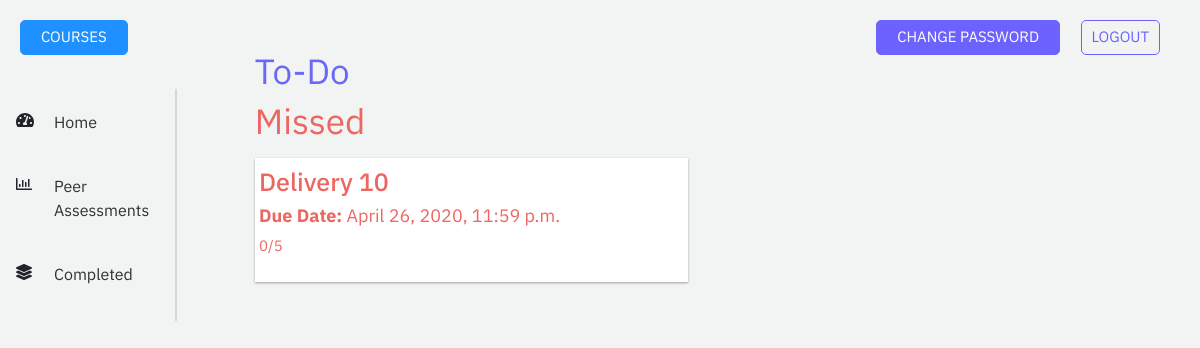
/4/peer-assessments (signed in), run on an earlier commit of the app's database.
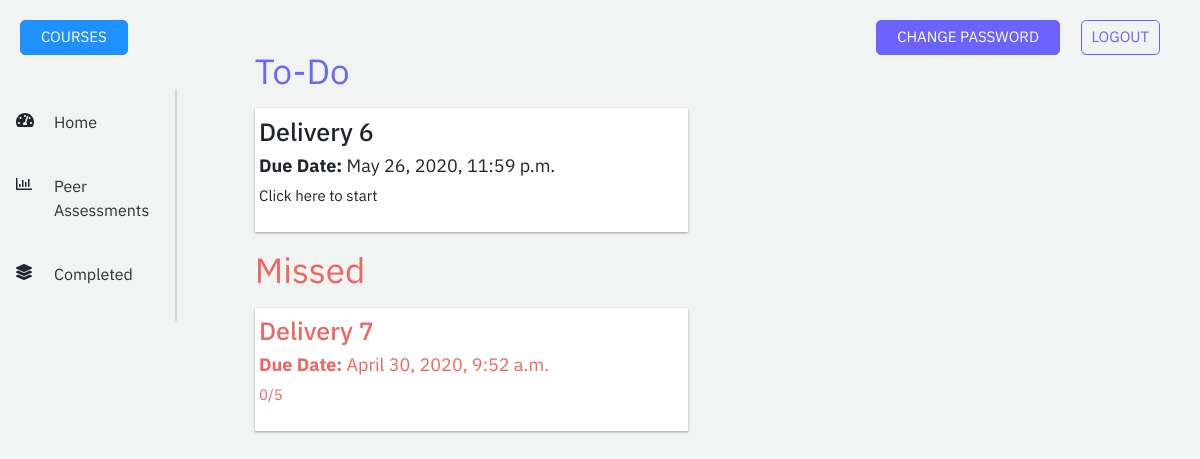
And on a later commit of the database.
### accounts/models.py (models this page shows, shortened)
class Assessment_Completion(models.Model):
    user = models.ForeignKey('User',on_delete=models.CASCADE,related_name='user_assessment')
    assessment = models.ForeignKey('Peer_Assessment',on_delete=models.CASCADE,related_name="assessment_name")
    is_completed = models.BooleanField(default = False)
    student = models.ForeignKey('User',on_delete=models.CASCADE,related_name='student_assessment', default="")
    course = models.ForeignKey('Course',on_delete=models.CASCADE,related_name='completion_courses', default="")
    class Meta:
        constraints = [
            models.UniqueConstraint(fields=['user','assessment','student','course'],name = 'unique_assessment_completion'),
        ]

class Peer_Assessment(models.Model):
    name = models.CharField(max_length = 200,default="")
    start_date = models.DateTimeField(default = "")
    end_date = models.DateTimeField(default = "")
    is_published = models.BooleanField(default=False)
    def __str__(self):
        return self.name

### backend/views.py (the view)
# urls.py: path('<int:course_id>/peer-assessments', views.peer_assessments, name='peer-assessments'),
def peer_assessments(request, course_id):
    storage = messages.get_messages(request)
    course = get_object_or_404(Course, id=course_id)
    todo_assessments, missed_assessments = get_peer_assessments(request, course)
    return render(request, 'backend/peer-assessments.html', {'course': course,
        'todo_assessments':todo_assessments,
        'missed_assessments': missed_assessments})
    args = {'message': storage}

### accounts/helpers.py (called while the page is built)
def get_teammates(team, user, exclude=None):
    if exclude:
        exclude.append(user)
        teammates = Team_Enrollment.objects.filter(team=team).exclude(user__in=exclude).select_related('user')
    else:
        teammates = Team_Enrollment.objects.filter(team=team).exclude(user=user).select_related('user')
    return teammates

def get_current_team(user, course):
    active_teams = Team_Enrollment.objects.filter(user=user.pk, is_active=True).select_related('team')
    course_team = None
    for team in active_teams:
        if team.team.course_id == course.id:
            course_team = team
    return team

def get_student_assessments(request, course):
    current_user = request.user.pk
    course_assessments = Course_Assessment.objects.filter(course = course).select_related('assessment')
    assessments = []
    for assessment in course_assessments:
        student_assessment = Assessment_Completion.objects.filter(user_id=current_user).filter(assessment_id=assessment.assessment_id)
        assessments += student_assessment
    return assessments

### backend/templates/backend/peer-assessments.html (shortened to what this page needs)
<!DOCTYPE html>
<html lang="en" dir="ltr">
<head>
  {% load static %}
  <link rel="stylesheet" href="https://stackpath.bootstrapcdn.com/bootstrap/4.4.1/css/bootstrap.min.css">
  <link rel="stylesheet" href="{% static 'backend/globals.css' %}">
  <link rel="stylesheet" href="{% static 'backend/navbar.css' %}">
  <link rel="stylesheet" href="{% static 'backend/peer-assessments.css' %}">
</head>
<body>
  <div class="row">
    <div class="col-lg-2">
      <nav class="navbar navbar-expand-lg">
        <div class="collapse navbar-collapse" id="navbarToggler">
          <ul class="navbar-nav fixed flex-column">
            <li class="nav-item">
              <i class="fas fa-tachometer-alt navigation-img"></i>
              <a class="nav-link navigation-link" href="{% url 'student-home' course.id %}">Home</a>
            </li>
            <li class="nav-item">
              <i class="far fa-chart-bar navigation-img"></i>
              <a class="nav-link navigation-link" href="">Peer Assessments</a>
            </li>
            <li class="nav-item">
              <i class="fas fa-layer-group navigation-img"></i>
              <a class="nav-link navigation-link" href="{% url 'completed-assessments' course.id %}">Completed</a>
            </li>
          </ul>
          <div class="vl"></div>
        </div>
      </nav>
    </div>
    <div class="col-lg-10">
      <div class="container-fluid">
        <div class="to-do-section">
          <h1>To-Do</h1>
          <div class="row">
          {% for todo in todo_assessments %}
          <div class="col-lg-6 col-md-6">
            <div class="todo-box box">
              <h2 class="assessment-title">{{ todo.assessment }}</h2>
              <h3 class="due-date"><strong>Due Date: </strong>{{ todo.assessment.end_date }}</h3>
              <p>Click here to start</p>
            </div>
            </div>
          {% endfor %}
        </div>
        </div>
        <div class="missed-section">
          <h1>Missed</h1>
          <div class="row">
          {% for missed in missed_assessments %}
          <div class="col-lg-6 col-md-6">
          <div class="missed-box box">
            <h2 class="assessment-title">{{ missed.assessment }}</h2>
            <h3 class="due-date"><strong>Due Date: </strong>{{ missed.assessment.end_date }}</h3>
            <p>0/5</p>
            </div>
          </div>
          {% endfor %}
        </div>
        </div>
      </div>
    </div>
    <a class="change-password-btn" href="{% url 'change-password' %}">CHANGE PASSWORD</a>
		<a class="logout-btn" href="{% url 'log_out' %}">LOGOUT</a>
    <a class="courses-btn" href="{% url 'courses' %}">COURSES</a>
  </div>
</body>
</html>

What changed in the data, as far as the page shows it:
removed Assessment_Completion: assessment "Delivery 10", assessment.end_date "April 26, 2020, 11:59 p.m.", shown under "Missed"
now on this page (row edited): Assessment_Completion: assessment "Delivery 6", assessment.end_date "May 26, 2020, 11:59 p.m.", shown under "To-Do"
added Assessment_Completion: assessment "Delivery 7", assessment.end_date "April 30, 2020, 9:52 a.m.", shown under "Missed"
